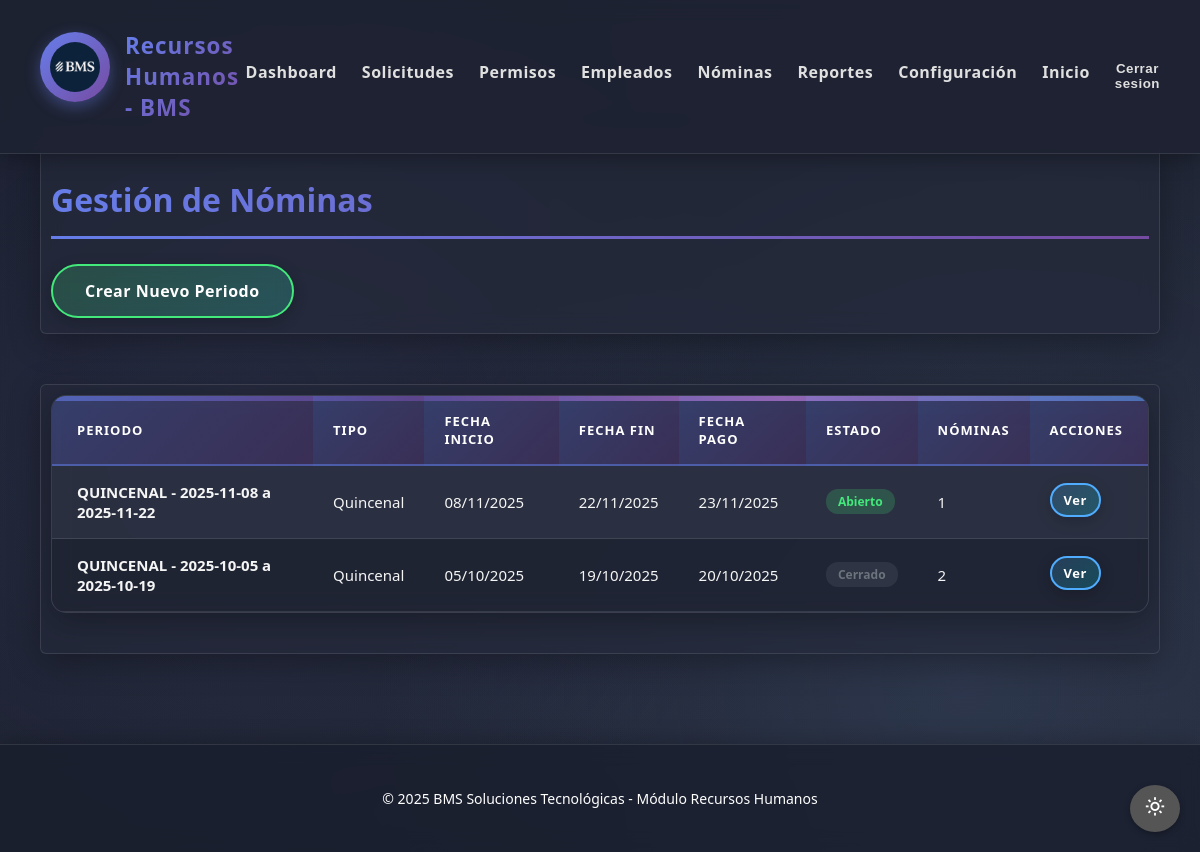
The page /rrhh/nominas/ (signed in) on the database as committed earlier.
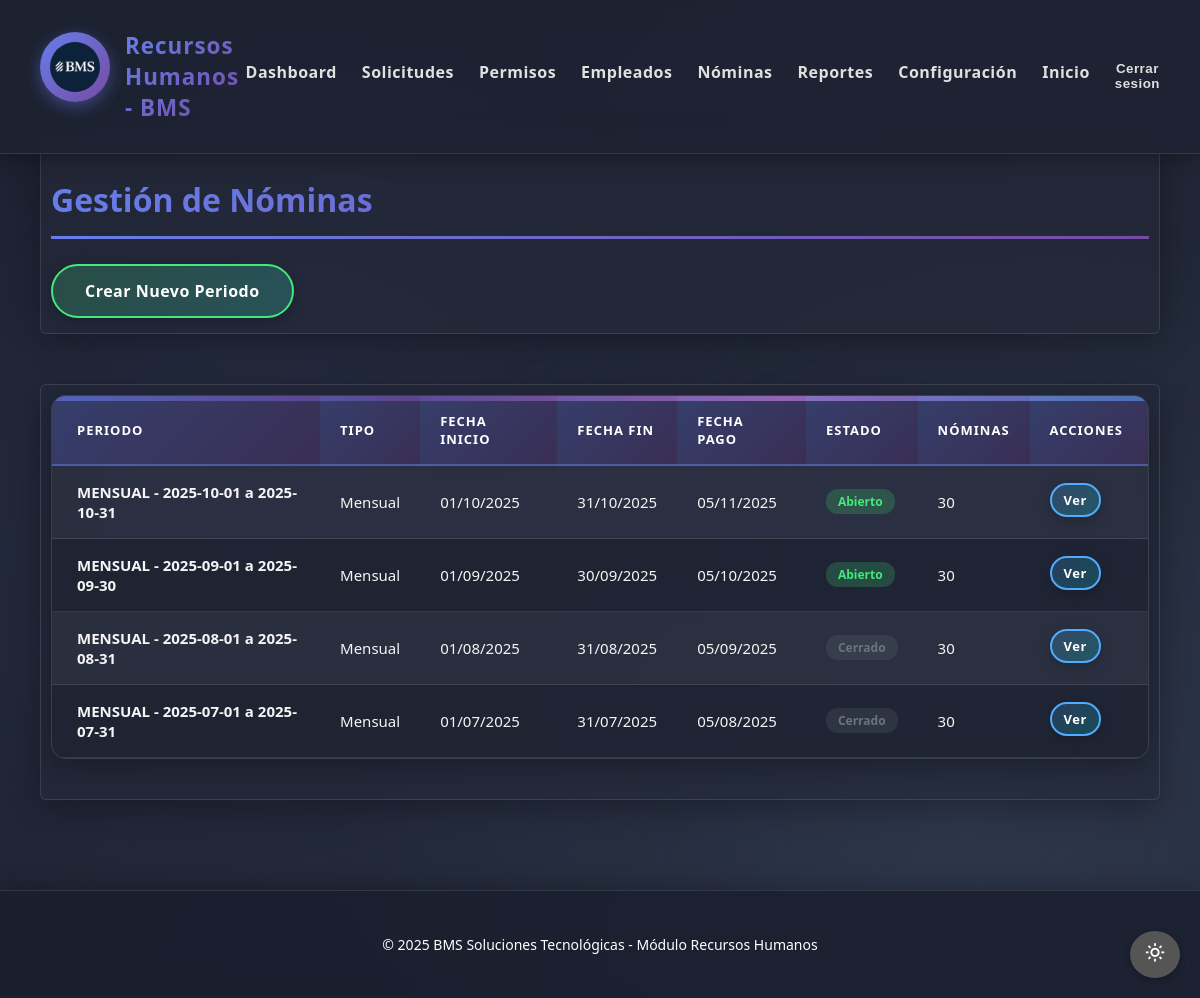
The same page on the database as committed later.
### core2/models.py (models this page shows)
class PeriodoNomina(models.Model):
    TIPO_PERIODO = [
        ('QUINCENAL', 'Quincenal'),
        ('MENSUAL', 'Mensual'),
    ]
    tipo = models.CharField(max_length=20, choices=TIPO_PERIODO, default='QUINCENAL')
    fecha_inicio = models.DateField()
    fecha_fin = models.DateField()
    fecha_pago = models.DateField()
    cerrado = models.BooleanField(default=False)
    class Meta:
        ordering = ['-fecha_inicio']
    def __str__(self):
        return f"{self.tipo} - {self.fecha_inicio} a {self.fecha_fin}"

### core3/views.py (the view)
# urls.py: path('nominas/', views.lista_nominas_rrhh, name='lista_nominas_rrhh'),
@login_required
@user_passes_test(es_rrhh)
def lista_nominas_rrhh(request):
    periodos = PeriodoNomina.objects.all().order_by('-fecha_inicio')
    context = {'periodos': periodos}
    return render(request, 'core3/nominas/lista_periodos.html', context)

### core3/views.py (called while the page is built)
def es_rrhh(user):
    return user.is_staff or user.is_superuser

### core3/templates/core3/nominas/lista_periodos.html (shortened to what this page needs)
{% extends 'core3/base_rrhh.html' %}
{% block content %}
<main class="main-content">
    <section class="seccion">
        <h2>Gestión de Nóminas</h2>
        <a href="{% url 'crear_periodo_nomina' %}" class="button green">Crear Nuevo Periodo</a>
    </section>
    <section class="seccion">
        {% if periodos %}
        <table class="table table--striped">
            <tbody>
                <tr>
                    <th>Periodo</th>
                    <th>Tipo</th>
                    <th>Fecha Inicio</th>
                    <th>Fecha Fin</th>
                    <th>Fecha Pago</th>
                    <th>Estado</th>
                    <th>Nóminas</th>
                    <th>Acciones</th>
                </tr>
                {% for periodo in periodos %}
                <tr>
                    <td><strong>{{ periodo }}</strong></td>
                    <td>{{ periodo.get_tipo_display }}</td>
                    <td>{{ periodo.fecha_inicio|date:"d/m/Y" }}</td>
                    <td>{{ periodo.fecha_fin|date:"d/m/Y" }}</td>
                    <td>{{ periodo.fecha_pago|date:"d/m/Y" }}</td>
                    <td>
                        {% if periodo.cerrado %}
                            <span class="badge badge-secondary">Cerrado</span>
                        {% else %}
                            <span class="badge badge-success">Abierto</span>
                        {% endif %}
                    </td>
                    <td>{{ periodo.nominas.count }}</td>
                    <td>
                        <a href="{% url 'detalle_periodo_nomina' periodo.id %}" class="button blue" style="padding: 6px 12px; font-size: 13px;">Ver</a>
                    </td>
                </tr>
                {% endfor %}
            </tbody>
        </table>
        {% else %}
        <p class="texto-centro">No hay periodos de nómina creados.</p>
        {% endif %}
    </section>
</main>
{% endblock %}

Rows that differ between the two databases and show on the page:
added PeriodoNomina: tipo+fecha_inicio+fecha_fin "MENSUAL - 2025-10-01 a 2025-10-31", tipo "Mensual", fecha_inicio "01/10/2025", fecha_fin "31/10/2025", fecha_pago "05/11/2025", cerrado "Abierto", nominas.count "30"
added PeriodoNomina: tipo+fecha_inicio+fecha_fin "MENSUAL - 2025-09-01 a 2025-09-30", tipo "Mensual", fecha_inicio "01/09/2025", fecha_fin "30/09/2025", fecha_pago "05/10/2025", cerrado "Abierto", nominas.count "30"
changed PeriodoNomina: tipo+fecha_inicio+fecha_fin "QUINCENAL - 2025-10-05 a 2025-10-19" → "MENSUAL - 2025-08-01 a 2025-08-31"; tipo "Quincenal" → "Mensual"; fecha_inicio "05/10/2025" → "01/08/2025"; fecha_fin "19/10/2025" → "31/08/2025"; fecha_pago "20/10/2025" → "05/09/2025"; nominas.count "2" → "30"; moves up the list
changed PeriodoNomina: tipo+fecha_inicio+fecha_fin "QUINCENAL - 2025-11-08 a 2025-11-22" → "MENSUAL - 2025-07-01 a 2025-07-31"; tipo "Quincenal" → "Mensual"; fecha_inicio "08/11/2025" → "01/07/2025"; fecha_fin "22/11/2025" → "31/07/2025"; fecha_pago "23/11/2025" → "05/08/2025"; nominas.count "1" → "30"; cerrado "Abierto" → "Cerrado"
